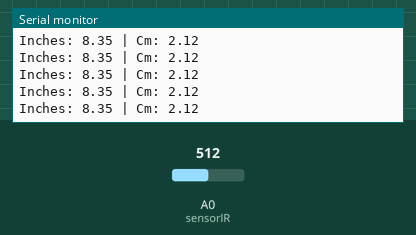
This sketch was run on a simulated Arduino Uno, built with avr-gcc and run on an emulated ATmega328P. Shown: the last lines printed to the serial monitor. Inputs (shaded band) come from the test bench; at power-on: A0 (sensorIR) = 512.

Above: at 3.2 s.
3.3 s: A0 (sensorIR) set to 122
At 3.45 s:
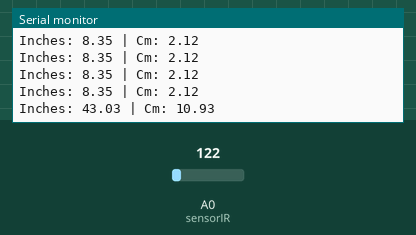
4.8 s: A0 (sensorIR) set to 145
At 4.87 s:
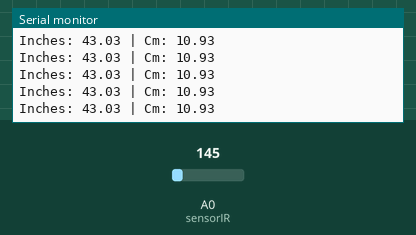
Timing chart, 0 to 7.8 s (numbered marks = the images above; inputs shaded):
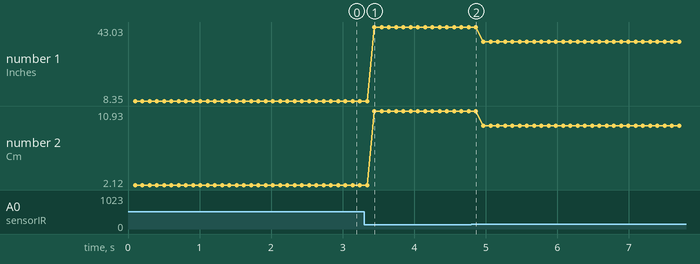

The sketch:

sharp.ino
```cpp
#define sensorIR A0     //definisi pin analog
float sensorValue, inches, mm, cm;

void setup() {
Serial.begin(9600);
}

void loop() {
sensorValue = analogRead(sensorIR);    //baca data analog

//Rumus Sensor Sharp GP2Y0A02YK0F_____________________
inches = 4192.936 * pow(sensorValue,-0.935) - 3.937;
mm = 10650.08 * pow(sensorValue,-0.935) - 10;
cm = mm/10;
//____________________________________________________

delay(100);
Serial.print("Inches: ");
Serial.print(inches);
Serial.print(" | Cm: ");
Serial.println(cm);
}
```

Measured:
- after the input at 3.3 s, the serial monitor: prints a new line after 0.14 s (image 1)
- plotted number 1: 8.35 → 43.03 after the input at 3.3 s, 43.03 → 36.02 after the input at 4.8 s
- plotted number 2: 2.12 → 10.93 after the input at 3.3 s, 10.93 → 9.15 after the input at 4.8 s
